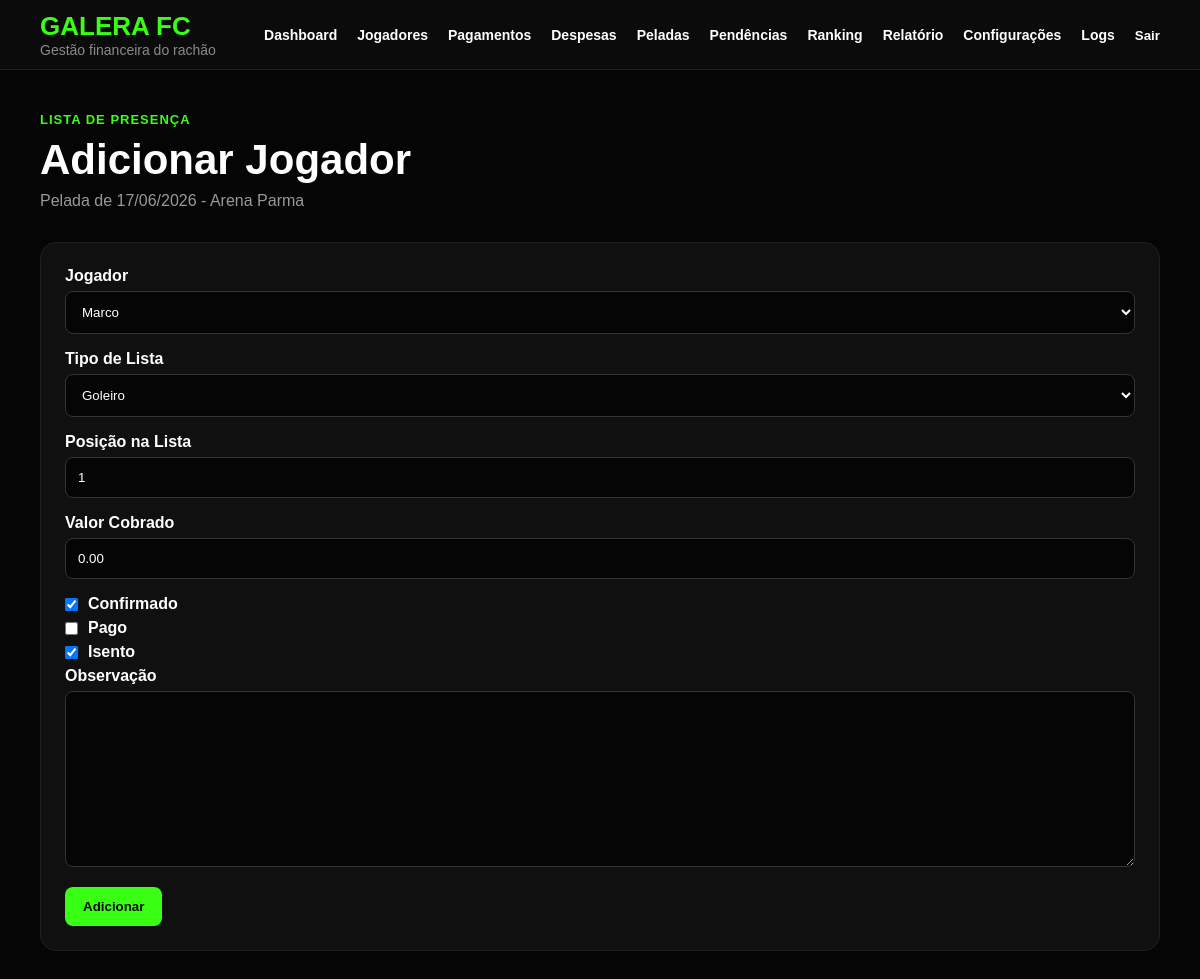
/presenca/editar/15/ (signed in), run on the app's committed database.
### financeiro/models.py (models this page shows, shortened)
class Pelada(models.Model):
    data = models.DateField()
    horario = models.TimeField(blank=True, null=True)
    local = models.CharField(max_length=100, blank=True)
    valor_diaria = models.DecimalField(max_digits=10, decimal_places=2)
    custo_quadra = models.DecimalField(max_digits=10, decimal_places=2, default=0)
    observacao = models.TextField(blank=True)
    criada_em = models.DateTimeField(auto_now_add=True)

class PresencaPelada(models.Model):
    TIPO_LISTA_CHOICES = [
        ('GOLEIRO', 'Goleiro'),
        ('LISTA', 'Lista Principal'),
        ('RESERVA_CASA', 'Reserva de Casa'),
        ('RESERVA_VISITANTE', 'Reserva Visitante'),
    ]
    pelada = models.ForeignKey(
        Pelada,
        on_delete=models.CASCADE,
        related_name='presencas'
    )
    jogador = models.ForeignKey(
        Jogador,
        on_delete=models.CASCADE,
        related_name='presencas'
    )
    tipo_lista = models.CharField(
        max_length=20,
        choices=TIPO_LISTA_CHOICES,
        default='LISTA'
    )
    posicao_lista = models.PositiveIntegerField()
    confirmado = models.BooleanField(default=True)
    pago = models.BooleanField(default=False)
    isento = models.BooleanField(default=False)
    valor_cobrado = models.DecimalField(
        max_digits=10,
        decimal_places=2,
        default=0
    )
    observacao = models.TextField(blank=True)
    class Meta:
        unique_together = (
            ('pelada', 'jogador'),
            ('pelada', 'tipo_lista', 'posicao_lista'),
        )
        ordering = [
            'pelada',
            'tipo_lista',
            'posicao_lista'
        ]

### financeiro/views.py (the view, shortened to what this page needs)
# urls.py: path('presenca/editar/<int:pk>/', views.editar_presenca, name='editar_presenca'),
@login_required
def editar_presenca(request, pk):
    presenca = get_object_or_404(
        PresencaPelada,
        pk=pk
    )
    form = PresencaPeladaForm(
        request.POST or None,
        instance=presenca
    )
    return render(
        request,
        'financeiro/presenca_form.html',
        {
            'form': form,
            'pelada': presenca.pelada
        }
    )

### financeiro/forms.py
class PresencaPeladaForm(forms.ModelForm):
    class Meta:
        model = PresencaPelada
        fields = [
            'jogador',
            'tipo_lista',
            'posicao_lista',
            'confirmado',
            'pago',
            'isento',
            'valor_cobrado',
            'observacao',
        ]

### financeiro/models.py (called while the page is built)
    def __str__(self):
        return self.nome

### templates/financeiro/presenca_form.html (shortened to what this page needs)
{% extends 'financeiro/base.html' %}
{% block content %}
<div class="page-header">
   <span>Lista de Presença</span>
   <h1>Adicionar Jogador</h1>
   <p>
      Pelada de {{ pelada.data|date:"d/m/Y" }}
      {% if pelada.local %}
         - {{ pelada.local }}
      {% endif %}
   </p>
</div>
<div class="section">
   <form method="post" class="form">
      <label>Jogador</label>
      {{ form.jogador }}
      <label>Tipo de Lista</label>
      {{ form.tipo_lista }}
      <label>Posição na Lista</label>
      {{ form.posicao_lista }}
      <label>Valor Cobrado</label>
      {{ form.valor_cobrado }}
      <label class="checkbox-label">
         {{ form.confirmado }}
         Confirmado
      </label>
      <label class="checkbox-label">
         {{ form.pago }}
         Pago
      </label>
      <label class="checkbox-label">
         {{ form.isento }}
         Isento
      </label>
      <label>Observação</label>
      {{ form.observacao }}
      <button type="submit" class="btn-primary">
         Adicionar
      </button>
   </form>
</div>
{% endblock %}

### static/css/dashboard.css (style rules this page uses)
* { margin: 0; padding: 0; box-sizing: border-box; font-family: Arial, Helvetica, sans-serif; }
body { background: #050505; color: #ffffff; min-height: 100vh; }
.page-header { margin-bottom: 32px; }
.page-header span { color: #39ff14; font-size: 13px; text-transform: uppercase; letter-spacing: 1px; font-weight: 700; }
.page-header h1 { font-size: 42px; margin: 8px 0; }
.page-header p { color: #999; }
.section { background: #101010; border: 1px solid #1f1f1f; border-radius: 16px; padding: 24px; margin-top: 24px; }
.btn-primary { background: #39ff14; color: #050505; padding: 12px 18px; border-radius: 8px; text-decoration: none; border: none; font-weight: 800; cursor: pointer; }
.form label { display: block; margin-bottom: 6px; font-weight: 700; }
.form input, .form select, .form textarea { width: 100%; padding: 12px; margin-bottom: 16px; border-radius: 8px; border: 1px solid #333; background: #050505; color: #ffffff; }
.checkbox-label { display: flex !important; align-items: center; gap: 10px; }
.checkbox-label input { width: auto; margin: 0; }
.section { overflow-x: auto; }

### data on the page
Pelada: data "17/06/2026", local "Arena Parma"
PresencaPelada: jogador "Marco", tipo_lista "Goleiro", posicao_lista "1", valor_cobrado "0.00", confirmado "☑", isento "☑"
